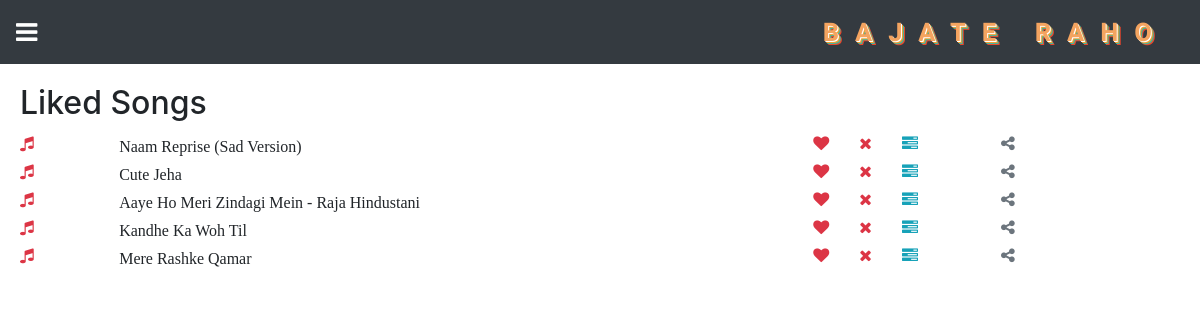
/getUserLikedSong/ (signed in), run on the app's committed database.
### core/models.py (models this page shows, shortened)
class SongLike(models.Model):
    song = models.ForeignKey(Song , on_delete=models.CASCADE)
    liked_by = models.ForeignKey(User, on_delete=models.CASCADE)

class Song(models.Model):
    title = models.CharField(max_length=100) #song name
    audio_file= models.FileField(upload_to='audioFiles/')
    song_image = models.FileField(upload_to='images/' ,null=True, blank=True)
    songtime_in_seconds = models.CharField(max_length=4)
    publish_date = models.DateField(null=True,blank=True)
    singer = models.CharField(max_length=100) #singer name
    actor_actress = models.CharField(max_length=300)
    movie_name = models.CharField(max_length=100,blank=True,null=True)
    category = models.CharField(max_length=5,choices=CategoryChoices)
    language = models.CharField(max_length=2,choices=LanguageChoices)
    class Meta:
        ordering = ('title','publish_date',)

### core/views.py (the view)
# urls.py: path('getUserLikedSong/',views.getUserLikedSong, name='getUserLikedSong'),
@login_required(login_url='/accounts/loginForm/')
def getUserLikedSong(request):
    if request.user.is_authenticated:
        userLikedSong = SongLike.objects.filter(liked_by=request.user)
        return render(request,'core/userLikedSongList.html',{'LikedSong':userLikedSong,'frm':frm,})
    return HttpResponse('error')

### core/templates/core/userLikedSongList.html (shortened to what this page needs)
{% extends 'core/base.html' %}
{% load static %}
{% block content %}
<div id="main">
    <h2>Liked Songs</h2>
    <ul>
        {% for obj in LikedSong %}
        <li>
            <div class="single-song row pt-1">
                <div class="col col-lg-1 col-md-1 col-sm-1 col-1"><span class="fa fa-music text-danger"></span></div>
                <div class="control-btn col col-lg-7 col-md-7 col-sm-7 col-7" style="font-family: 'Josefin Slab', serif;" song-id='{{obj.song.id}}' onclick="getSongSrc(this)"><span>{{obj.song.title}} </span></div>
                {% if request.user.is_authenticated %}
                <div><span class="fa fa-heart control-btn text-danger col col-lg-1 col-md-1 col-sm-1 col-1" data-toggle="tooltip" data-placement="top" title="Add to Favourite" song-id='{{obj.song.id}}' onclick="AddtoFav(this)"></span></div>
                <div><span class="fa fa-remove control-btn text-danger col col-lg-1 col-md-1 col-sm-1 col-1" data-toggle="tooltip" data-placement="top" title="Remove from Liked" song-id='{{obj.song.id}}' onclick="RemoveFromLiked(this)"></span></div>
                <div class="col col-lg-1 col-md-1 col-sm-1 col-1 control-btn">
                    <div class="dropdown">
                        <span class="fa fa-tasks control-btn text-info " data-toggle="dropdown"aria-haspopup="true" aria-expanded="false" song-id='{{song.id}}' onclick="getPlaylists(this)"></span>
                      </div>
                </div>
                {% endif %}
                <div><span class="fa fa-share-alt control-btn text-secondary col col-lg-1 col-md-1 col-sm-1 col-1" data-toggle="tooltip" data-placement="top" title="Share Song" song-id='{{obj.song.id}}' onclick="generateShareLink(this)" ></span></div>
            </div>
        </li>
        {% endfor %}
    </ul>
</div>
{% endblock %}

### core/static/css/nav.css (style rules this page uses)
#main { transition: margin-left .5s; padding: 20px; }

### core/static/css/style.css (style rules this page uses)
.single-song { -ms-overflow-style: none; scrollbar-width: none; }
#main { padding-bottom: 5rem; width: 100%; overflow: hidden; }
.control-btn { cursor: pointer; }
#main li { list-style: none; }
#main ul { padding-left: 0; }

### data on the page
SongLike: song "Naam Reprise (Sad Version)"
SongLike: song "Cute Jeha"
SongLike: song "Aaye Ho Meri Zindagi Mein - Raja Hindustani"
SongLike: song "Kandhe Ka Woh Til"
SongLike: song "Mere Rashke Qamar"
